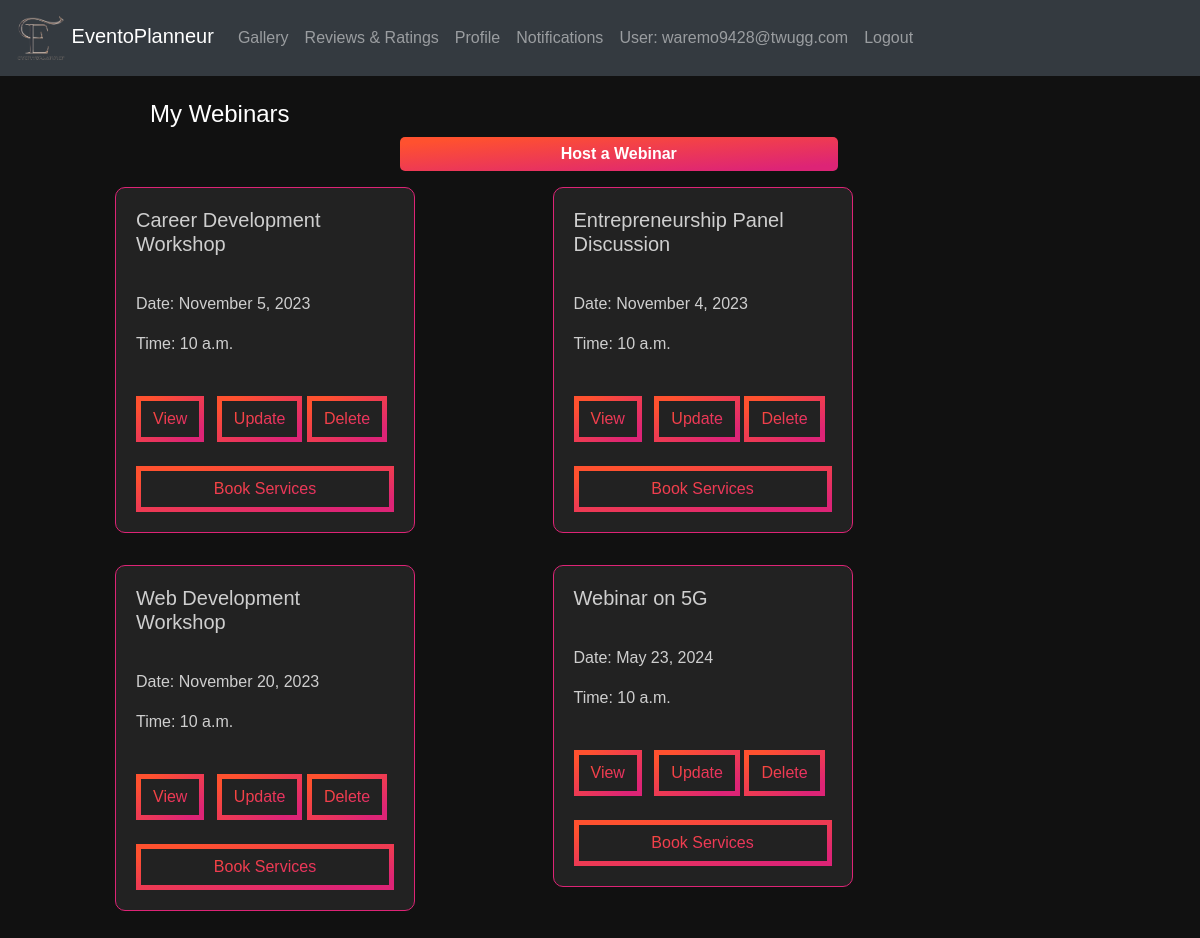
Page /webinar/ (signed in) on the earlier database version.
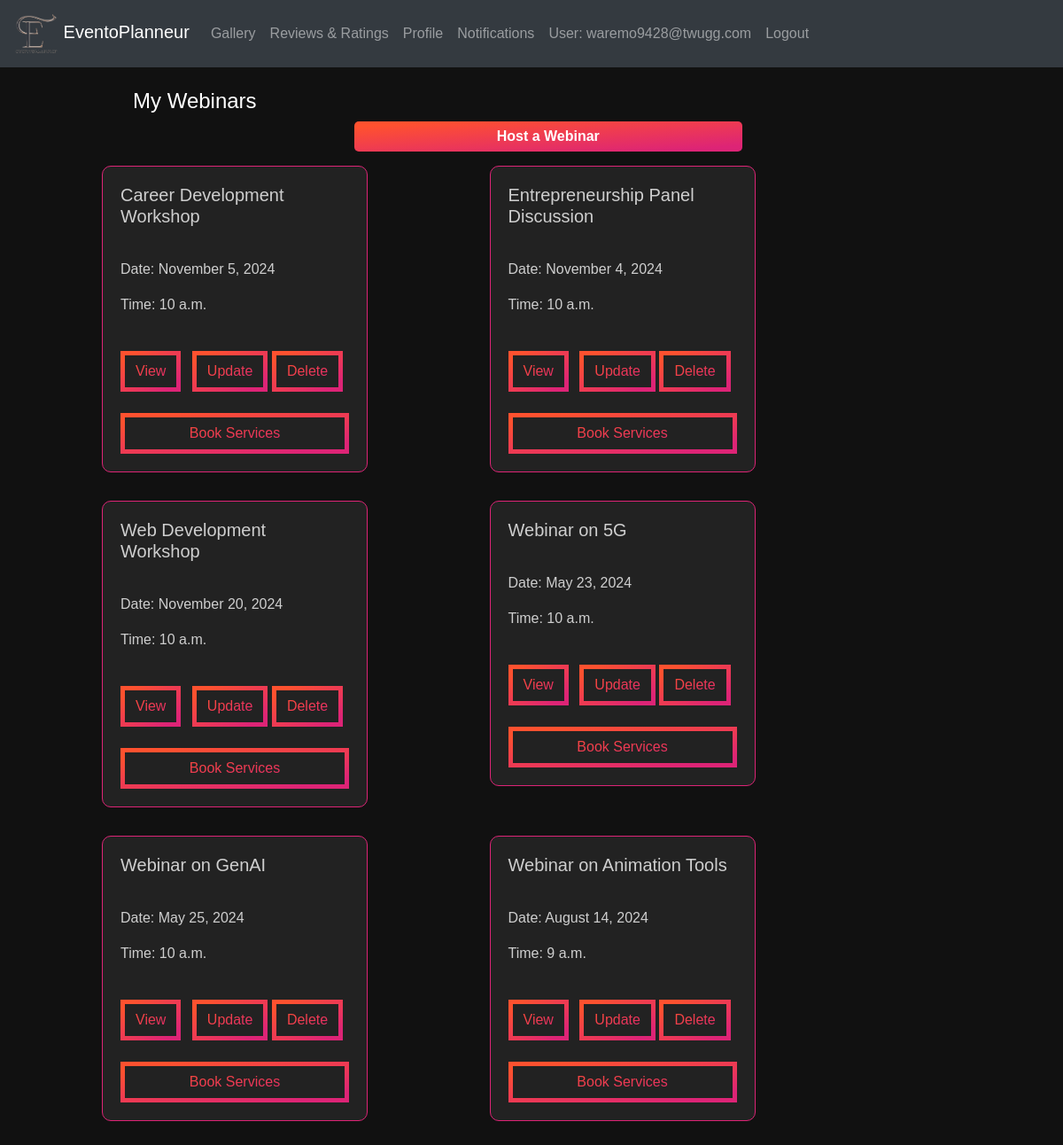
Same page on the later database version.
### eventapp/models.py (models this page shows, shortened)
class Webinar(models.Model):
    EVENT_TYPE_CHOICES = [
    ('Online', 'Online'),
    ('Offline', 'Offline'),
]
    id = models.AutoField(primary_key=True)
    title = models.CharField(max_length=100)
    event_type = models.CharField(max_length=10, choices=EVENT_TYPE_CHOICES, default='offline')
    description = models.TextField()
    date = models.DateField(default=None, blank=True, null=True)
    start_time = models.TimeField(blank=True, null=True)
    end_time = models.TimeField(blank=True, null=True)
    location = models.CharField(max_length=200, blank=True, null=True)
    poster = models.URLField(blank=True, null=True)
    organizer_name = models.CharField(max_length=100)
    deadline = models.DateField(default=None, blank=True, null=True)
    fee = models.DecimalField(max_digits=10, decimal_places=2, blank=True, null=True)
    speakers = models.ManyToManyField(Speaker, blank=True)
    org_user=models.ForeignKey(CustomUser, on_delete=models.CASCADE,null=True,blank=True)
    livestream = models.URLField(blank=True, null=True)
    phone_number = models.CharField(max_length=15)
    max_participants = models.PositiveIntegerField(null=True,default=50)
    status = models.IntegerField(default=1,null=True,blank=True)

### eventapp/views.py (the view)
# urls.py: path('webinar/',views.webinar,name='webinar'),
@login_required
def webinar(request):
    orgs=request.user
    update_webinar=Webinar.objects.filter(org_user=orgs, status=1)
    now = datetime.datetime.now()
    context = {'update_webinar': update_webinar,'today':now}
    return render(request, 'webinar.html', context)

### templates/webinar.html (shortened to what this page needs)
{% load static %}
<!DOCTYPE html>
<html lang="en">
<head>
  <link rel="stylesheet" href="https://maxcdn.bootstrapcdn.com/bootstrap/4.5.2/css/bootstrap.min.css">
  <link rel="stylesheet"type="text/css" href="{% static 'css/webinar.css' %}">
</head>
<body>
  <nav class="navbar navbar-expand-md bg-dark navbar-dark">
    <div class="containers">
      <a class="navbar-brand" href="{% url 'eventapp:orghome' %}">
        <img src="{% static 'images/Eventoplanneur.png' %}" alt="Logo" width="50"> EventoPlanneur
      </a>
      <div class="collapse navbar-collapse" id="navbarCollapse">
        <ul class="navbar-nav ml-auto">
          <li class="nav-item"><a class="nav-link" href="#gallery">Gallery</a></li>
          <li class="nav-item"><a class="nav-link" href="#reviews">Reviews & Ratings</a></li>
          <li class="nav-item"><a class="nav-link" href="{% url 'eventapp:org_profile' %}">Profile</a></li>
          <li class="nav-item"><a class="nav-link" href="#notifications">Notifications</a></li>
          <li class="nav-item">
            {% if user.is_authenticated %}
            <a class="nav-link" >User: {{ user.email }}</a>
            <li class="nav-item"><a href="{% url 'eventapp:logout' %}" class="nav-link">Logout</a></li>
            {% endif %}
          </li>
        </ul>
      </div>
    </div>
  </nav>
    <div style="margin-left:100px;margin-right:225px" ><br>
      <h4 style="margin-left:50px;color:white">My Webinars</h4>
        <a href="{% url 'eventapp:register_webinar' %}"><button id="sendButton" style="margin-left:300px;width:50%;background:var(--gradient) !important;">Host a Webinar</button></a><br>
        {% block content %}
        <div class="container mx-auto mt-3">
        <div class="row">
        {% for i in update_webinar %}
        <div class="col-md-6">
          <div class="card" style="width: 300px;">
            <div class="card-body">
              <h5 class="card-title">{{ i.title }}</h5><br>
              <p class="card-text">Date: {{ i.date|date:"F j, Y" }}<br><p>
                <p class="card-text">Time: {{ i.start_time }}<br><br></p>
                <a href="{% url 'view_webinar' i.id %}" class="btn mr-2"> View </a>
                <a href="{% url 'update_webinar' i.id %}" class="btn"> Update</a>
                <a href="{% url 'delete_webinar' i.id %}" class="btn"> Delete</a><br><br>
                <a style="width: 100%;" href="{% url 'services_required' i.id %}" class="btn"> Book Services</a>
          </div></div></div>{% endfor %}
          {% endblock %}
      </div>
    </div>
</body>
</html>

Differences in the rows shown:
changed Webinar "Career Development Workshop": date "November 5, 2023" → "November 5, 2024"
changed Webinar "Entrepreneurship Panel Discussion": date "November 4, 2023" → "November 4, 2024"
changed Webinar "Web Development Workshop": date "November 20, 2023" → "November 20, 2024"
added Webinar: title "Webinar on GenAI", date "May 25, 2024", start_time "10 a.m."
added Webinar: title "Webinar on Animation Tools", date "August 14, 2024", start_time "9 a.m."
